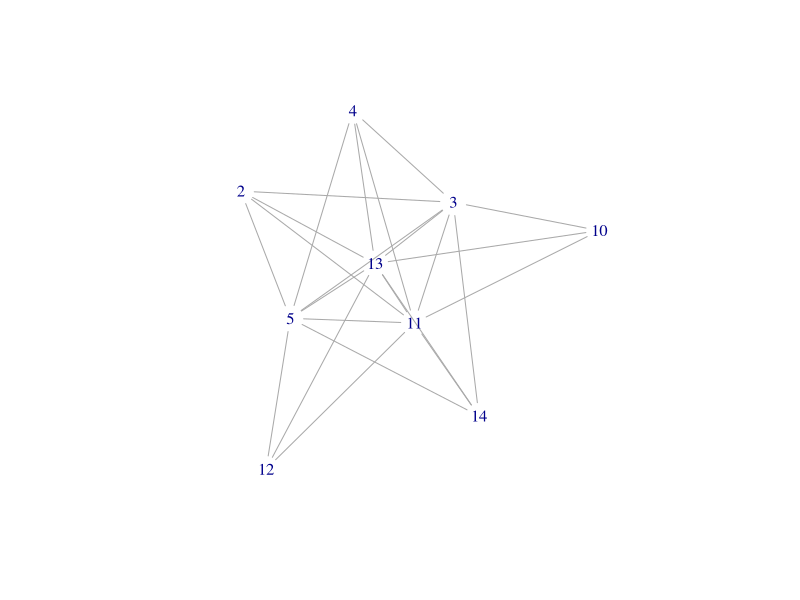
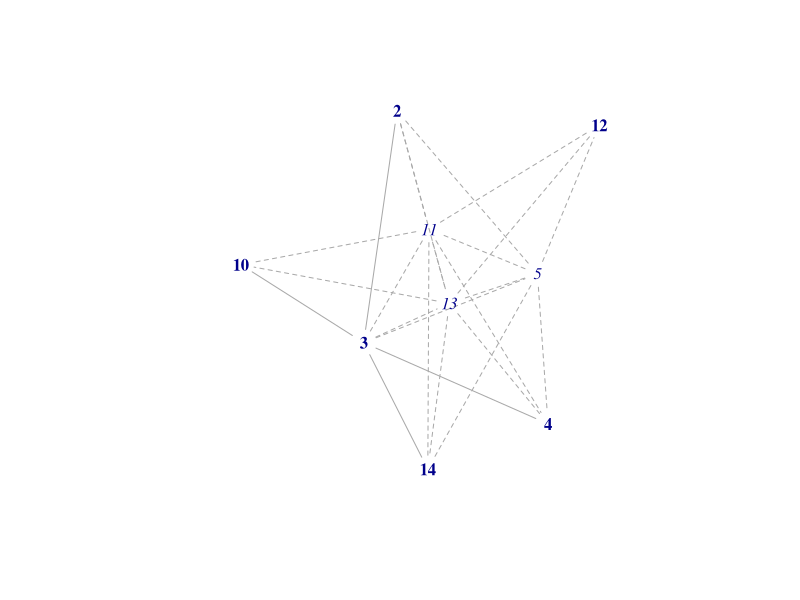
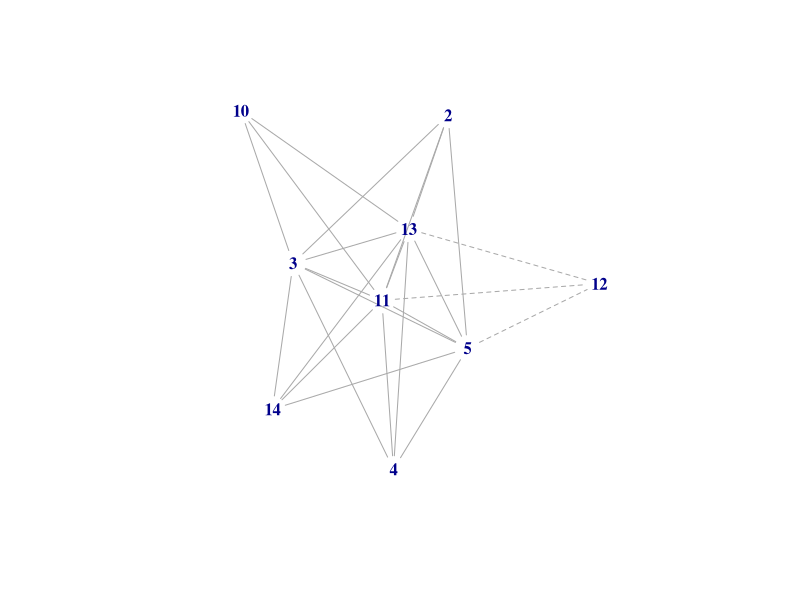
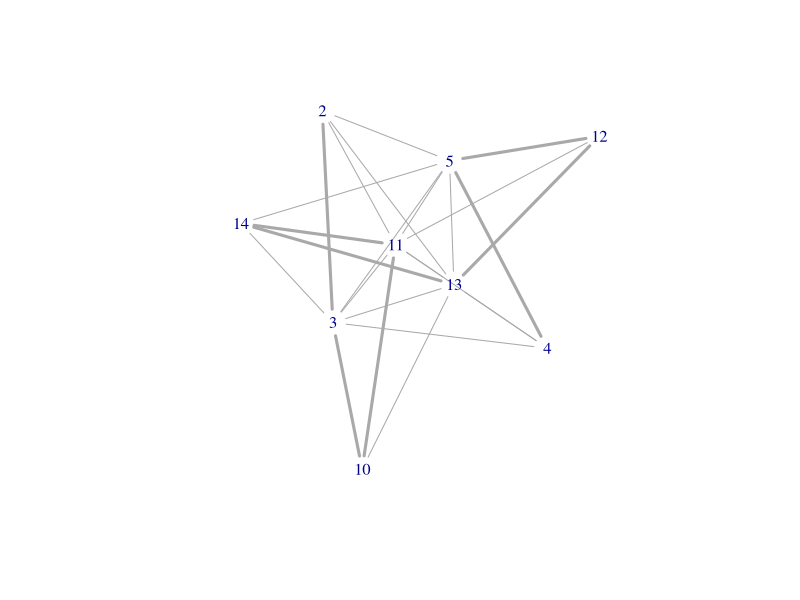

These figures' R source, in order:
## ---- chunk 1
knitr::opts_chunk$set(echo = F)
knitr::opts_chunk$set(message = F)
## ---- chunk 2
library(igraph) # Load the igraph package
## ---- chunk 3
g3<-graph_from_literal(2--3, 2--5, 2--11, 2--13, 3--4, 3--5, 3--10, 3--11, 3--13, 3--14, 4--5, 4--11, 4--13, 5--11, 5--12, 5--13, 5--14, 10--11, 10--13, 11--12, 11--13, 11--14, 12--13, 13--14)

plot(g3, vertex.shape="none") # A simple plot of g3. 
## ---- chunk 4
vcount(g3)
ecount(g3)
get.edgelist(g3)
incident_edges(g3,V(g3))
## ---- chunk 5
plot(g3,vertex.shape="none",edge.lty=c(1,2,2,2,2,2,2,1,1,1,2,2,2,2,2,2,2,2,2,2,2,2,2,2), vertex.label.font=c(2,2,3,3,3,2,2,2,2))
## ---- chunk 6
plot(g3,vertex.shape="none",edge.lty=c(1,1,1,1,1,1,1,1,1,1,1,1,1,1,2,1,1,1,1,2,1,1,1,2), vertex.label.font=2)
## ---- chunk 7
plot(g3, vertex.shape="none", edge.width = c(3, 1, 1, 1, 1, 1, 1, 1, 3, 1, 1, 1, 3, 1, 3, 1, 1, 3, 3, 1, 1, 1, 3, 3)) # A simple plot of g3. 
